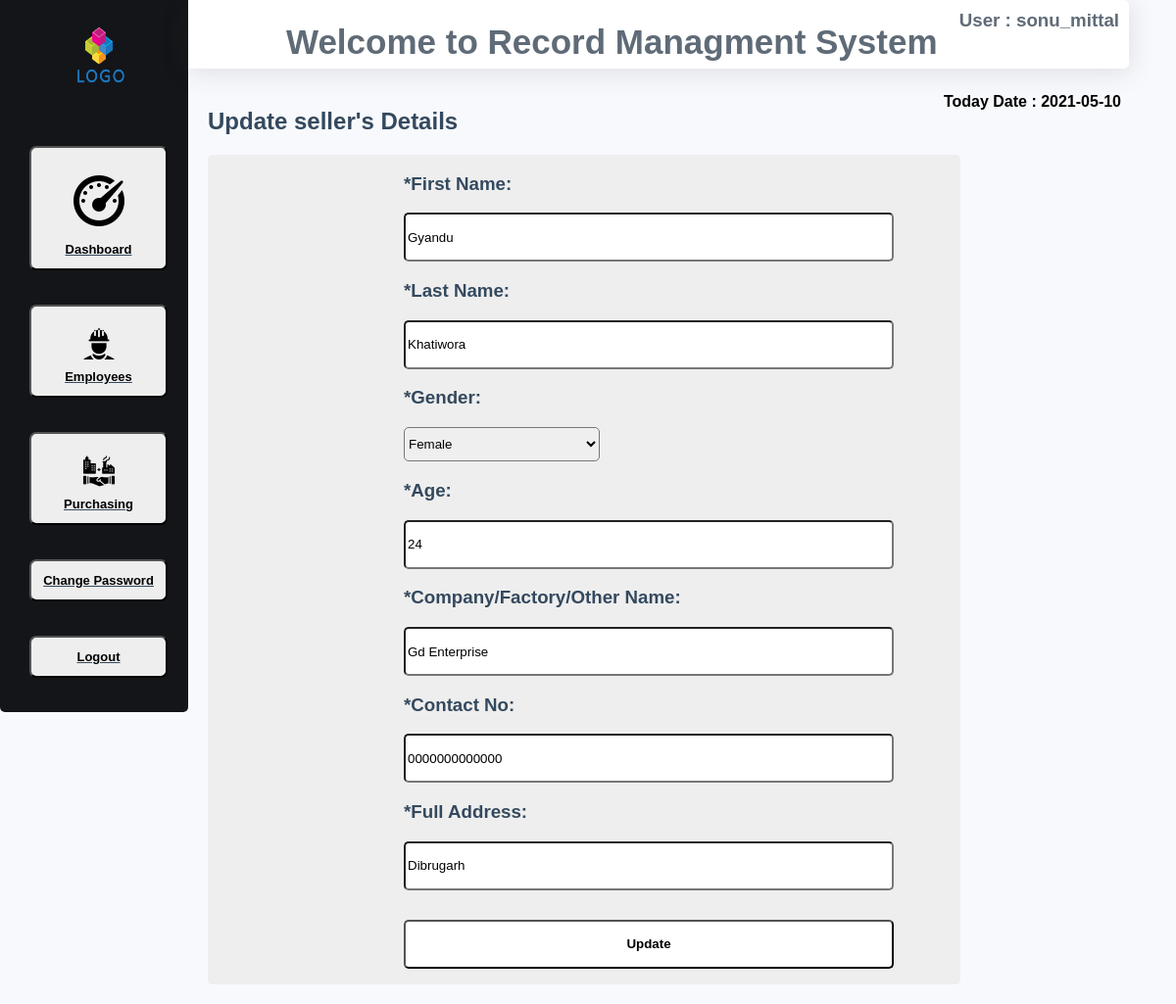
/admin_index.php?update_form_seller&user=sonu_mittal&update_id=12 (signed in), run on the app's committed database.
### tables this page shows
CREATE TABLE IF NOT EXISTS `seller_profile` (
  `id` int(10) NOT NULL AUTO_INCREMENT,
  `seller_profile_uniqe_code` varchar(10) NOT NULL,
  `seller_first_name` varchar(30) NOT NULL,
  `seller_last_name` varchar(30) NOT NULL,
  `gender` varchar(10) NOT NULL,
  `age` varchar(20) NOT NULL,
  `seller_company_factory_other_name` varchar(40) NOT NULL,
  `seller_contact_no` varchar(15) NOT NULL,
  `seller_full_address` varchar(50) NOT NULL,
  `seller_profile_creation_date` date NOT NULL,
  PRIMARY KEY (`id`)
);

### 3_update_form_seller.php (the view, shortened to what this page needs)
<?php
 include_once('connection.php');
    if(!isset($_SESSION['logged'])&&$_SEESION['logged2']!='true')
    {
        echo "<script>window.location.assign('index.php')</script>";
        exit();
    }
    else
    {
          if(isset($_GET['update_id'])){
            $update_id=$_GET['update_id'];
          $query="select * from seller_profile where id='$update_id'";
            $row=mysqli_query($connection,$query);
            $result=mysqli_fetch_array($row);
    $first_name=$result['2'];
     $last_name=$result['3'];
    $gender=$result['4'];
    $age=$result['5'];
    $company=$result['6'];
     $contact=$result['7'];
     $address=$result['8'];
?>
<html>
    <head>
        <link rel="stylesheet" href="css/css.css" enctype="multipart/form-data">
    </head>
    <body>
    <div id="form">
            <form action="" method="post" name="logon" submit="return validate(true)">
            <span><h3>*First Name:</h3></span>
                <input type="text" name="first_name" placeholder=" First Name" maxlength="20" value="<?php echo $first_name ?>" required>
                <span><h3>*Last Name:</h3></span>
                <input type="text" name="last_name" placeholder=" Last Name" maxlength="20" value="<?php echo $last_name ?>" required>
                <span><h3>*Gender:</h3></span>
            <select name = "gender" required>
        <option value ="<?php echo $gender ?>" selected><?php echo $gender ?></option>
         </select>
                  <span><h3>*Age:</h3></span>
                <input type="text" name="age" placeholder=" Age" maxlength="10" value="<?php echo $age ?>" required>
                   <span><h3>*Company/Factory/Other Name:</h3></span>
                <input type="text" name="company" placeholder=" Company/Firm/Other Name" maxlength="10" value="<?php echo $company ?>" required>
                <span><h3>*Contact No:</h3></span>
                <input type="text"  pattern="\d*" name="contact" placeholder=" Contact No" maxlength="13" value="<?php echo $contact ?>" required>
                <span><h3>*Full Address:</h3></span>
                <input type="text" name="address" placeholder=" Full Address" maxlength="40" value="<?php echo $address?>" required>
                <input style="background:#fff;cursor:pointer;margin-top:30px;font-weight:700;" id="submit" type="submit" value="Update" name="update">
                </form>
        </div>
    </body>
    </html>
<?php
    }
    }
?>

### css/css.css (style rules this page uses)
body,html { margin: 0; padding: 0; height: 100%; color: #34495e; background:#F8F9FC; font-family: arial, sans-serif; }
#form { width:80%; height: auto; background: #eee; border-radius: 5px; float: left; }
#form input,select,span h3 { margin-left: 200px; }
#form span h3 { margin-left: 200px; }
#form input { width: 500px; height: 50px; border-radius: 5px; }
#form select { width: 200px; height: 35px; border-radius: 5px; }

### data on the page
seller_profile: first_name "Gyandu", last_name "Khatiwora", gender "Female", age "24", company "Gd Enterprise", contact "0000000000000", address "Dibrugarh"

### other printed values
$session_name "sonu_mittal"
